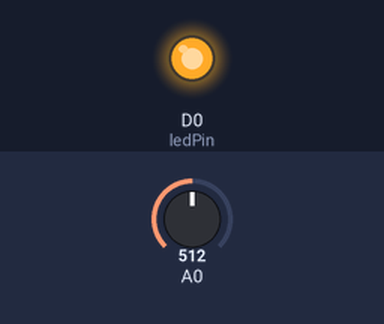
A sketch run on a simulated ESP8266 (NodeMCU). On the bench: output pins drawn as LEDs (lit = HIGH). The inputs (shaded band) are chosen by the test bench; at power-on: A0 = 512.

Above: at 1.2 s.
1.3 s: A0 set to 122
At 2.1 s:
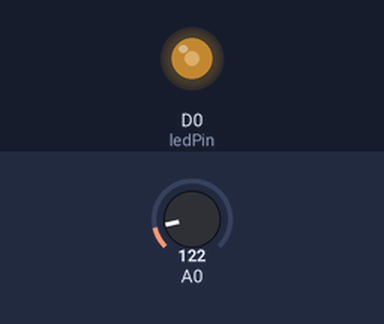
2.8 s: A0 set to 0
At 3.6 s:
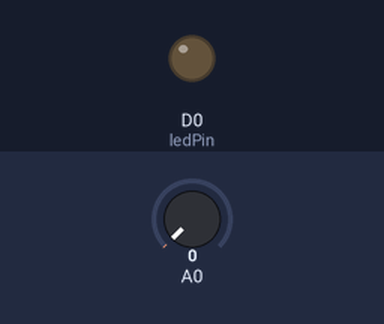
4.3 s: A0 set to 306
At 5.6 s:
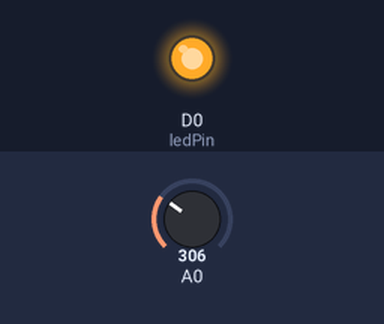
Timing chart, 0 to 7.3 s (numbered marks = the images above; inputs shaded):
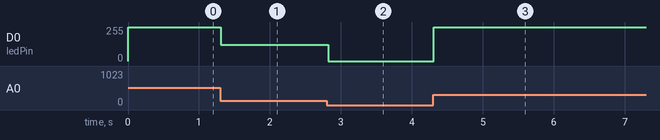

Measured:
- after the input at 1.3 s, D0 (ledPin): 255/255 → 122/255 at once
- after the input at 2.8 s, D0 (ledPin): 122/255 → 0/255 at once
- after the input at 4.3 s, D0 (ledPin): 0/255 → 255/255 at once

The sketch:

11_LedPWM_Potentio.ino
```cpp
int ledPin = D0;
void setup() {
   pinMode(ledPin, OUTPUT);
}

void loop() {
   int sensorValue = analogRead(A0);
   analogWrite(ledPin, sensorValue);
   delay(20);
}
```
